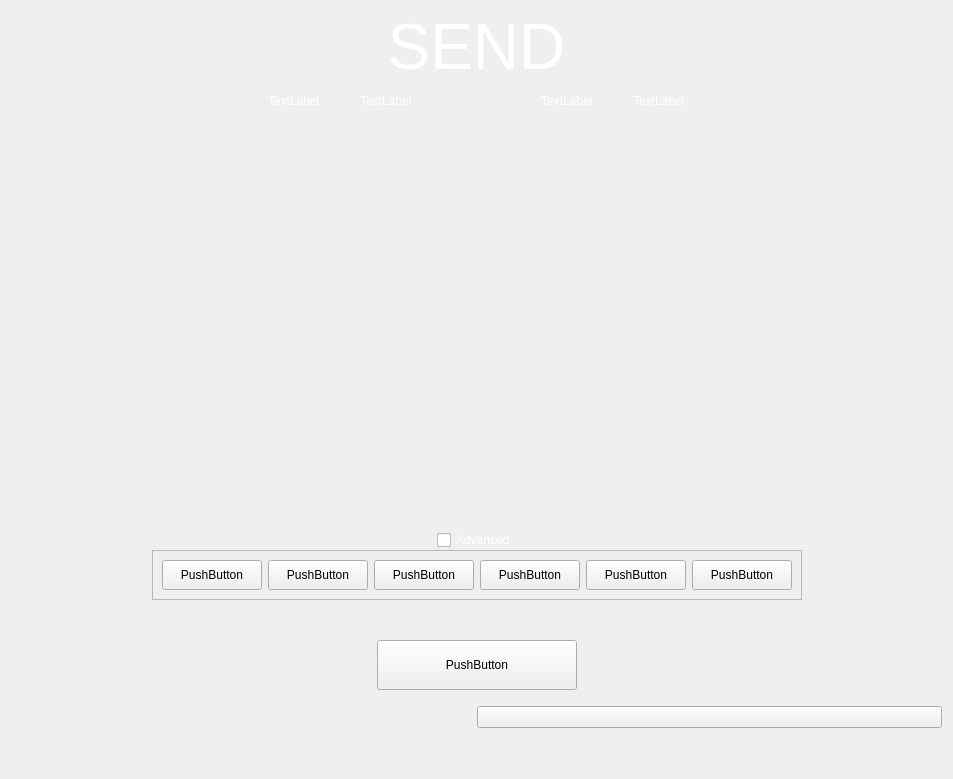
<?xml version="1.0" encoding="UTF-8"?>
<ui version="4.0">
 <class>send</class>
 <widget class="QWidget" name="send">
  <property name="geometry">
   <rect>
    <x>0</x>
    <y>0</y>
    <width>953</width>
    <height>779</height>
   </rect>
  </property>
  <property name="windowTitle">
   <string>Form</string>
  </property>
  <layout class="QVBoxLayout" name="verticalLayout_3">
   <item>
    <layout class="QVBoxLayout" name="verticalLayout_2">
     <item>
      <widget class="QLabel" name="label">
       <property name="styleSheet">
        <string notr="true">color:white;</string>
       </property>
       <property name="text">
        <string>&lt;html&gt;&lt;head/&gt;&lt;body&gt;&lt;p align=&quot;center&quot;&gt;&lt;span style=&quot; font-size:48pt;&quot;&gt;SEND&lt;/span&gt;&lt;/p&gt;&lt;/body&gt;&lt;/html&gt;</string>
       </property>
      </widget>
     </item>
     <item>
      <layout class="QVBoxLayout" name="verticalLayout_22" stretch="0,1,0,0,0,0,0,0,0,0">
       <property name="spacing">
        <number>0</number>
       </property>
       <item>
        <layout class="QHBoxLayout" name="horizontalLayout_6">
         <item>
          <spacer name="horizontalSpacer_9">
           <property name="orientation">
            <enum>Qt::Horizontal</enum>
           </property>
           <property name="sizeHint" stdset="0">
            <size>
             <width>40</width>
             <height>20</height>
            </size>
           </property>
          </spacer>
         </item>
         <item>
          <spacer name="horizontalSpacer_12">
           <property name="orientation">
            <enum>Qt::Horizontal</enum>
           </property>
           <property name="sizeHint" stdset="0">
            <size>
             <width>40</width>
             <height>20</height>
            </size>
           </property>
          </spacer>
         </item>
         <item>
          <layout class="QHBoxLayout" name="horizontalLayout_8">
           <item>
            <widget class="QLabel" name="labelTitleTotalSend">
             <property name="styleSheet">
              <string notr="true">color:white;</string>
             </property>
             <property name="text">
              <string>TextLabel</string>
             </property>
            </widget>
           </item>
           <item>
            <spacer name="horizontalSpacer_11">
             <property name="orientation">
              <enum>Qt::Horizontal</enum>
             </property>
             <property name="sizeHint" stdset="0">
              <size>
               <width>40</width>
               <height>20</height>
              </size>
             </property>
            </spacer>
           </item>
           <item>
            <widget class="QLabel" name="labelAmountSend">
             <property name="styleSheet">
              <string notr="true">color:white;</string>
             </property>
             <property name="text">
              <string>TextLabel</string>
             </property>
            </widget>
           </item>
          </layout>
         </item>
         <item>
          <spacer name="horizontalSpacer_15">
           <property name="orientation">
            <enum>Qt::Horizontal</enum>
           </property>
           <property name="sizeHint" stdset="0">
            <size>
             <width>40</width>
             <height>20</height>
            </size>
           </property>
          </spacer>
         </item>
         <item>
          <layout class="QHBoxLayout" name="horizontalLayout_7">
           <item>
            <widget class="QLabel" name="labelTitleTotalRemaining">
             <property name="styleSheet">
              <string notr="true">color:white;</string>
             </property>
             <property name="text">
              <string>TextLabel</string>
             </property>
            </widget>
           </item>
           <item>
            <spacer name="horizontalSpacer_10">
             <property name="orientation">
              <enum>Qt::Horizontal</enum>
             </property>
             <property name="sizeHint" stdset="0">
              <size>
               <width>40</width>
               <height>20</height>
              </size>
             </property>
            </spacer>
           </item>
           <item>
            <widget class="QLabel" name="labelAmountRemaining">
             <property name="styleSheet">
              <string notr="true">color:white;</string>
             </property>
             <property name="text">
              <string>TextLabel</string>
             </property>
            </widget>
           </item>
          </layout>
         </item>
         <item>
          <spacer name="horizontalSpacer_14">
           <property name="orientation">
            <enum>Qt::Horizontal</enum>
           </property>
           <property name="sizeHint" stdset="0">
            <size>
             <width>40</width>
             <height>20</height>
            </size>
           </property>
          </spacer>
         </item>
         <item>
          <spacer name="horizontalSpacer_16">
           <property name="orientation">
            <enum>Qt::Horizontal</enum>
           </property>
           <property name="sizeHint" stdset="0">
            <size>
             <width>40</width>
             <height>20</height>
            </size>
           </property>
          </spacer>
         </item>
        </layout>
       </item>
       <item>
        <widget class="QScrollArea" name="scrollArea">
         <property name="minimumSize">
          <size>
           <width>0</width>
           <height>280</height>
          </size>
         </property>
         <property name="styleSheet">
          <string notr="true">#scrollArea {
            background:transparent;
            margin-top:10px;
}</string>
         </property>
         <property name="horizontalScrollBarPolicy">
          <enum>Qt::ScrollBarAlwaysOff</enum>
         </property>
         <property name="sizeAdjustPolicy">
          <enum>QAbstractScrollArea::AdjustIgnored</enum>
         </property>
         <property name="widgetResizable">
          <bool>true</bool>
         </property>
         <property name="alignment">
          <set>Qt::AlignLeading|Qt::AlignLeft|Qt::AlignTop</set>
         </property>
         <widget class="QWidget" name="scrollAreaWidgetContents">
          <property name="geometry">
           <rect>
            <x>0</x>
            <y>0</y>
            <width>929</width>
            <height>16</height>
           </rect>
          </property>
          <property name="sizePolicy">
           <sizepolicy hsizetype="Preferred" vsizetype="Maximum">
            <horstretch>0</horstretch>
            <verstretch>0</verstretch>
           </sizepolicy>
          </property>
          <property name="autoFillBackground">
           <bool>false</bool>
          </property>
          <property name="styleSheet">
           <string notr="true">#scrollAreaWidgetContents {
             background:transparent;
             }</string>
          </property>
          <layout class="QVBoxLayout" name="verticalLayout_7">
           <property name="spacing">
            <number>0</number>
           </property>
           <property name="sizeConstraint">
            <enum>QLayout::SetDefaultConstraint</enum>
           </property>
           <property name="leftMargin">
            <number>0</number>
           </property>
           <property name="topMargin">
            <number>0</number>
           </property>
           <property name="rightMargin">
            <number>0</number>
           </property>
           <property name="bottomMargin">
            <number>0</number>
           </property>
          </layout>
         </widget>
        </widget>
       </item>
       <item>
        <spacer name="verticalSpacer_4">
         <property name="orientation">
          <enum>Qt::Vertical</enum>
         </property>
         <property name="sizeType">
          <enum>QSizePolicy::Fixed</enum>
         </property>
         <property name="sizeHint" stdset="0">
          <size>
           <width>20</width>
           <height>20</height>
          </size>
         </property>
        </spacer>
       </item>
       <item>
        <layout class="QHBoxLayout" name="horizontalLayout_2">
         <item>
          <spacer name="horizontalSpacer_2">
           <property name="orientation">
            <enum>Qt::Horizontal</enum>
           </property>
           <property name="sizeHint" stdset="0">
            <size>
             <width>40</width>
             <height>20</height>
            </size>
           </property>
          </spacer>
         </item>
         <item>
          <widget class="QCheckBox" name="checkBoxAdv">
           <property name="styleSheet">
            <string notr="true">color:white;</string>
           </property>
           <property name="text">
            <string>Advanced</string>
           </property>
          </widget>
         </item>
         <item>
          <spacer name="horizontalSpacer_3">
           <property name="orientation">
            <enum>Qt::Horizontal</enum>
           </property>
           <property name="sizeHint" stdset="0">
            <size>
             <width>40</width>
             <height>20</height>
            </size>
           </property>
          </spacer>
         </item>
        </layout>
       </item>
       <item>
        <layout class="QHBoxLayout" name="horizontalLayout_3">
         <item>
          <spacer name="horizontalSpacer_7">
           <property name="orientation">
            <enum>Qt::Horizontal</enum>
           </property>
           <property name="sizeHint" stdset="0">
            <size>
             <width>40</width>
             <height>20</height>
            </size>
           </property>
          </spacer>
         </item>
         <item>
          <widget class="QFrame" name="advframe">
           <property name="frameShape">
            <enum>QFrame::StyledPanel</enum>
           </property>
           <property name="frameShadow">
            <enum>QFrame::Raised</enum>
           </property>
           <layout class="QVBoxLayout" name="verticalLayout">
            <item>
             <layout class="QHBoxLayout" name="horizontalLayout_20">
              <property name="spacing">
               <number>6</number>
              </property>
              <property name="rightMargin">
               <number>0</number>
              </property>
              <item>
               <widget class="QPushButton" name="btnUri">
                <property name="sizePolicy">
                 <sizepolicy hsizetype="Expanding" vsizetype="Expanding">
                  <horstretch>0</horstretch>
                  <verstretch>0</verstretch>
                 </sizepolicy>
                </property>
                <property name="minimumSize">
                 <size>
                  <width>100</width>
                  <height>30</height>
                 </size>
                </property>
                <property name="text">
                 <string>PushButton</string>
                </property>
               </widget>
              </item>
              <item>
               <widget class="QPushButton" name="btnCoinControl">
                <property name="sizePolicy">
                 <sizepolicy hsizetype="Expanding" vsizetype="Expanding">
                  <horstretch>0</horstretch>
                  <verstretch>0</verstretch>
                 </sizepolicy>
                </property>
                <property name="minimumSize">
                 <size>
                  <width>100</width>
                  <height>30</height>
                 </size>
                </property>
                <property name="text">
                 <string>PushButton</string>
                </property>
               </widget>
              </item>
              <item>
               <widget class="QPushButton" name="btnChangeAddress">
                <property name="sizePolicy">
                 <sizepolicy hsizetype="Expanding" vsizetype="Expanding">
                  <horstretch>0</horstretch>
                  <verstretch>0</verstretch>
                 </sizepolicy>
                </property>
                <property name="minimumSize">
                 <size>
                  <width>100</width>
                  <height>30</height>
                 </size>
                </property>
                <property name="text">
                 <string>PushButton</string>
                </property>
               </widget>
              </item>
              <item>
               <widget class="QPushButton" name="pushButtonFee">
                <property name="sizePolicy">
                 <sizepolicy hsizetype="Expanding" vsizetype="Expanding">
                  <horstretch>0</horstretch>
                  <verstretch>0</verstretch>
                 </sizepolicy>
                </property>
                <property name="minimumSize">
                 <size>
                  <width>100</width>
                  <height>30</height>
                 </size>
                </property>
                <property name="text">
                 <string>PushButton</string>
                </property>
               </widget>
              </item>
              <item>
               <widget class="QPushButton" name="pushButtonClear">
                <property name="sizePolicy">
                 <sizepolicy hsizetype="Expanding" vsizetype="Expanding">
                  <horstretch>0</horstretch>
                  <verstretch>0</verstretch>
                 </sizepolicy>
                </property>
                <property name="minimumSize">
                 <size>
                  <width>100</width>
                  <height>30</height>
                 </size>
                </property>
                <property name="layoutDirection">
                 <enum>Qt::RightToLeft</enum>
                </property>
                <property name="text">
                 <string>PushButton</string>
                </property>
               </widget>
              </item>
              <item>
               <widget class="QPushButton" name="pushButtonReset">
                <property name="sizePolicy">
                 <sizepolicy hsizetype="Expanding" vsizetype="Expanding">
                  <horstretch>0</horstretch>
                  <verstretch>0</verstretch>
                 </sizepolicy>
                </property>
                <property name="minimumSize">
                 <size>
                  <width>100</width>
                  <height>30</height>
                 </size>
                </property>
                <property name="maximumSize">
                 <size>
                  <width>16777215</width>
                  <height>16777215</height>
                 </size>
                </property>
                <property name="text">
                 <string>PushButton</string>
                </property>
               </widget>
              </item>
             </layout>
            </item>
           </layout>
          </widget>
         </item>
         <item>
          <spacer name="horizontalSpacer_6">
           <property name="orientation">
            <enum>Qt::Horizontal</enum>
           </property>
           <property name="sizeHint" stdset="0">
            <size>
             <width>40</width>
             <height>20</height>
            </size>
           </property>
          </spacer>
         </item>
        </layout>
       </item>
       <item>
        <spacer name="verticalSpacer_2">
         <property name="orientation">
          <enum>Qt::Vertical</enum>
         </property>
         <property name="sizeHint" stdset="0">
          <size>
           <width>20</width>
           <height>40</height>
          </size>
         </property>
        </spacer>
       </item>
       <item>
        <layout class="QHBoxLayout" name="horizontalLayout_5">
         <item>
          <spacer name="horizontalSpacer_5">
           <property name="orientation">
            <enum>Qt::Horizontal</enum>
           </property>
           <property name="sizeHint" stdset="0">
            <size>
             <width>40</width>
             <height>20</height>
            </size>
           </property>
          </spacer>
         </item>
         <item>
          <widget class="QPushButton" name="pushButtonSave">
           <property name="minimumSize">
            <size>
             <width>200</width>
             <height>50</height>
            </size>
           </property>
           <property name="maximumSize">
            <size>
             <width>200</width>
             <height>50</height>
            </size>
           </property>
           <property name="text">
            <string>PushButton</string>
           </property>
          </widget>
         </item>
         <item>
          <spacer name="horizontalSpacer_13">
           <property name="orientation">
            <enum>Qt::Horizontal</enum>
           </property>
           <property name="sizeHint" stdset="0">
            <size>
             <width>40</width>
             <height>20</height>
            </size>
           </property>
          </spacer>
         </item>
        </layout>
       </item>
       <item>
        <spacer name="verticalSpacer">
         <property name="orientation">
          <enum>Qt::Vertical</enum>
         </property>
         <property name="sizeType">
          <enum>QSizePolicy::Fixed</enum>
         </property>
         <property name="sizeHint" stdset="0">
          <size>
           <width>20</width>
           <height>16</height>
          </size>
         </property>
        </spacer>
       </item>
       <item>
        <layout class="QHBoxLayout" name="horizontalLayout">
         <item>
          <spacer name="horizontalSpacer_4">
           <property name="orientation">
            <enum>Qt::Horizontal</enum>
           </property>
           <property name="sizeHint" stdset="0">
            <size>
             <width>40</width>
             <height>20</height>
            </size>
           </property>
          </spacer>
         </item>
         <item>
          <widget class="QPushButton" name="pushButtonAddRecipient">
           <property name="sizePolicy">
            <sizepolicy hsizetype="Expanding" vsizetype="Expanding">
             <horstretch>0</horstretch>
             <verstretch>0</verstretch>
            </sizepolicy>
           </property>
           <property name="minimumSize">
            <size>
             <width>0</width>
             <height>0</height>
            </size>
           </property>
           <property name="text">
            <string/>
           </property>
          </widget>
         </item>
        </layout>
       </item>
       <item>
        <spacer name="verticalSpacer_3">
         <property name="orientation">
          <enum>Qt::Vertical</enum>
         </property>
         <property name="sizeHint" stdset="0">
          <size>
           <width>20</width>
           <height>40</height>
          </size>
         </property>
        </spacer>
       </item>
      </layout>
     </item>
    </layout>
   </item>
  </layout>
 </widget>
 <resources/>
 <connections/>
</ui>
